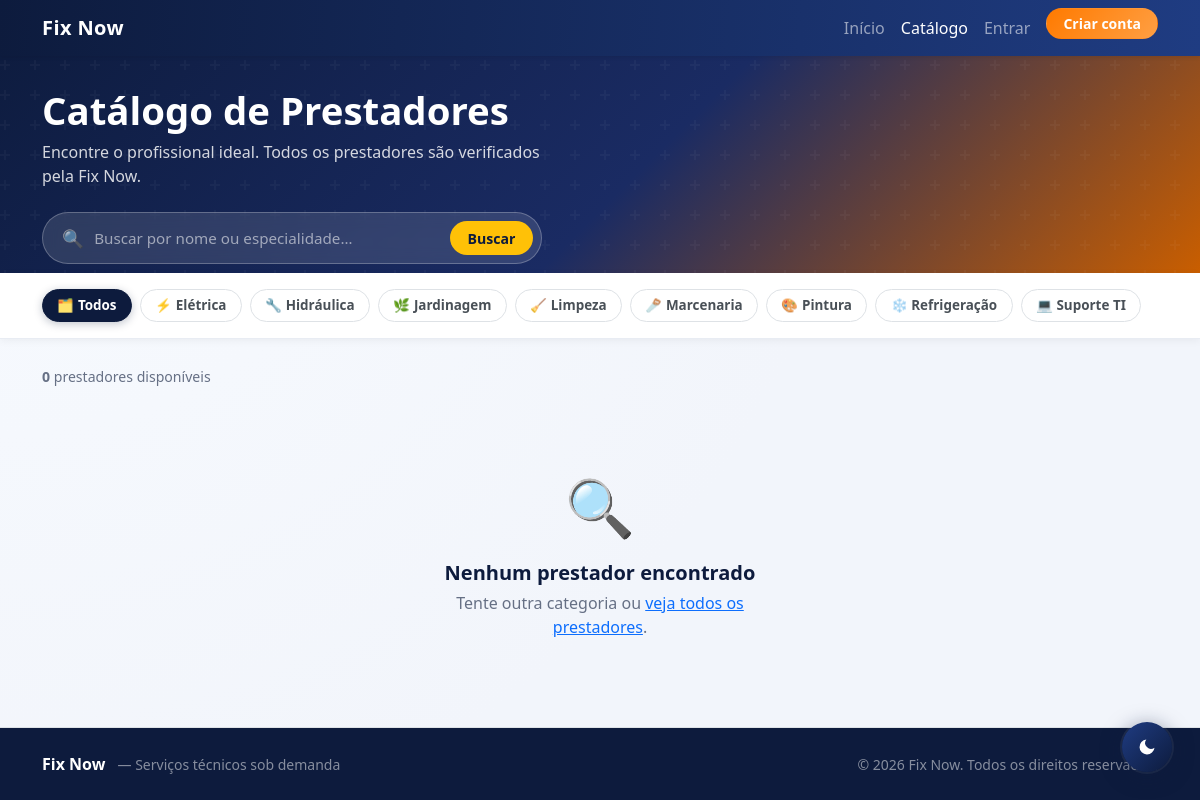
The app's page /view/catalogo.php with its own data.
### tables this page shows
CREATE TABLE IF NOT EXISTS categoria (
  id        INT AUTO_INCREMENT PRIMARY KEY,
  nome      VARCHAR(100) NOT NULL UNIQUE,
  descricao VARCHAR(255) NULL,
  ativo     TINYINT(1)   NOT NULL DEFAULT 1,
  criado_em TIMESTAMP DEFAULT CURRENT_TIMESTAMP,
  admin_id  INT NULL,
  CONSTRAINT fk_categoria_admin FOREIGN KEY (admin_id) REFERENCES admin(id) ON DELETE SET NULL
);

### model/dao/Conexao.php (called while the page is built)
<?php
class Conexao
{
    private static ?PDO $instancia = null;
    public static function getConexao(): PDO
    {
        if (self::$instancia === null) {
            $host   = 'localhost';
            $port   = 3306;
            $dbname = 'tcc';
            $user   = 'root';
            $pass   = '';
            self::$instancia = new PDO(
                "mysql:host={$host};port={$port};dbname={$dbname};charset=utf8mb4",
                $user,
                $pass,
                [
                    PDO::ATTR_ERRMODE            => PDO::ERRMODE_EXCEPTION,
                    PDO::ATTR_DEFAULT_FETCH_MODE => PDO::FETCH_ASSOC,
                    PDO::ATTR_EMULATE_PREPARES   => false,
                ]
            );
        }
        return self::$instancia;
    }
}

### controller/CatalogoControl.php (called while the page is built, shortened)
<?php
require_once __DIR__ . '/../model/dao/CategoriaDAO.php';
require_once __DIR__ . '/../model/dao/Conexao.php';
class CatalogoControl
{
    private CategoriaDAO $categoriaDAO;
    public function __construct()
    {
        $this->categoriaDAO = new CategoriaDAO();
    }
    public function processar(): void
    {
        $this->filtroCategoria = trim($_GET['categoria'] ?? '');
        $this->categorias      = $this->categoriaDAO->listarAtivas();
    }
    private function carregarPrestadores(): void
    {
        $agrupado = [];
        $this->prestadores = array_values($agrupado);
    }
}

### model/dao/CategoriaDAO.php (called while the page is built, shortened)
<?php
require_once __DIR__ . '/Conexao.php';
class CategoriaDAO
{
    private PDO $pdo;
    public function __construct()
    {
        $this->pdo = Conexao::getConexao();
    }
    public function listarAtivas(): array
    {
        return $this->pdo->query("SELECT * FROM categoria WHERE ativo=1 ORDER BY nome ASC")->fetchAll();
    }
}

### view/catalogo.php (the view, shortened to what this page needs)
<?php
require_once __DIR__ . '/../controller/CatalogoControl.php';
$ctrl = new CatalogoControl();
$ctrl->processar();
$prestadores     = $ctrl->prestadores;
$categorias      = $ctrl->categorias;
$filtroCategoria = $ctrl->filtroCategoria;
$_urlInicio = '../index.php';
$catIcons = [
    'Suporte TI'  => '💻',
    'Elétrica'    => '⚡',
    'Hidráulica'  => '🔧',
    'Pintura'     => '🎨',
    'Marcenaria'  => '🪚',
    'Jardinagem'  => '🌿',
    'Limpeza'     => '🧹',
    'Refrigeração'=> '❄️',
];
?>
<!DOCTYPE html>
<html lang="pt-BR">
<head>
  <link href="https://cdn.jsdelivr.net/npm/bootstrap@5.3.3/dist/css/bootstrap.min.css" rel="stylesheet">
  <link href="../assets/css/style.css" rel="stylesheet">
</head>
<body>
<nav class="navbar navbar-expand-lg navbar-dark bg-primary fixed-top shadow-sm">
  <div class="container">
    <a class="navbar-brand fw-bold" href="<?= $_urlInicio ?>">Fix Now</a>
    <div class="collapse navbar-collapse" id="menu">
      <ul class="navbar-nav ms-auto">
        <li class="nav-item"><a class="nav-link" href="<?= $_urlInicio ?>">Início</a></li>
        <li class="nav-item"><a class="nav-link active" href="catalogo.php">Catálogo</a></li>
        <?php if (isset($_SESSION['cliente_id'])): ?>
          <li class="nav-item"><a class="nav-link" href="dashboardCliente.php">Dashboard</a></li>
        <?php else: ?>
          <li class="nav-item"><a class="nav-link" href="login.php">Entrar</a></li>
          <li class="nav-item ms-lg-2">
            <a class="btn btn-sm btn-warning fw-semibold px-3" href="cadastrarCliente.php">Criar conta</a>
          </li>
        <?php endif; ?>
      </ul>
    </div>
  </div>
</nav>
<section class="catalogo-hero">
  <div class="container" style="position:relative;z-index:1;">
    <h1>Catálogo de Prestadores</h1>
    <p class="mt-2 mb-4">Encontre o profissional ideal. Todos os prestadores são verificados pela Fix Now.</p>
    <div class="hero-search">
      <span style="font-size:1.1rem;opacity:.7;">🔍</span>
      <input type="text" id="buscaNome" placeholder="Buscar por nome ou especialidade…" autocomplete="off">
      <button type="button" onclick="document.getElementById('buscaNome').focus()">Buscar</button>
    </div>
  </div>
</section>
<div class="filtros-bar">
  <div class="container">
    <div class="d-flex flex-wrap align-items-center gap-2">
      <a href="catalogo.php" class="btn-cat <?= !$filtroCategoria ? 'ativo' : '' ?>">🗂 Todos</a>
      <?php foreach ($categorias as $cat):
        $ico = $catIcons[$cat['nome']] ?? '🔩';
      ?>
        <a href="catalogo.php?categoria=<?= urlencode($cat['nome']) ?>"
           class="btn-cat <?= $filtroCategoria === $cat['nome'] ? 'ativo' : '' ?>">
          <?= $ico ?> <?= htmlspecialchars($cat['nome']) ?>
        </a>
      <?php endforeach; ?>
    </div>
  </div>
</div>
<main class="container py-4">
  <div class="resultado-count" id="resultadoCount">
    <?php
      $total = count($prestadores);
      echo $filtroCategoria
        ? "<strong>{$total}</strong> prestador" . ($total !== 1 ? 'es' : '') . " em <em>" . htmlspecialchars($filtroCategoria) . "</em>"
        : "<strong>{$total}</strong> prestador" . ($total !== 1 ? 'es' : '') . " disponíve" . ($total !== 1 ? 'is' : 'l');
    ?>
  </div>
  <?php if (!$prestadores): ?>
    <div class="empty-state">
      <div class="icone-empty">🔍</div>
      <h5>Nenhum prestador encontrado</h5>
      <p>Tente outra categoria ou <a href="catalogo.php" class="text-primary">veja todos os prestadores</a>.</p>
    </div>
  <?php endif; ?>
</main>
<?php require_once __DIR__ . '/../includes/footer.php'; ?>
</body>
</html>

### includes/footer.php
<footer class="mt-auto py-4 border-top" style="background:var(--fix-blue)">
  <div class="container">
    <div class="row align-items-center g-2">
      <div class="col-sm-6">
        <span class="fw-bold text-white fs-6">Fix Now</span>
        <span class="text-white-50 small ms-2">— Serviços técnicos sob demanda</span>
      </div>
      <div class="col-sm-6 text-sm-end">
        <small class="text-white-50">&copy; <?php echo date('Y'); ?> Fix Now. Todos os direitos reservados.</small>
      </div>
    </div>
  </div>
</footer>

### assets/css/style.css (style rules this page uses)
:root { --fix-blue: #0d1b3d; --fix-blue-soft: #1f3c82; --fix-orange: #ff7a00; --fix-orange-soft: #ff9f43; --fix-bg: #f2f5fb; --fix-card: #ffffff; --fix-text: #1f2937; --fix-muted: #677489; --fix-shadow: 0 14px 32px rgba(15, 37, 84, 0.1); --fix-radius: 1rem; }
html, body { height: 100%; }
body { min-height: 100vh; display: flex; flex-direction: column; background: radial-gradient(circle at top left, #f8fbff, var(--fix-bg) 60%); color: var(--fix-text); }
main { flex: 1 0 auto; }
.bg-primary, .table-primary { background-color: var(--fix-blue) !important; }
.btn-warning { background: linear-gradient(130deg, var(--fix-orange), var(--fix-orange-soft)); border-color: transparent; color: #fff; }
.btn, .form-control, .form-select, .card { border-radius: var(--fix-radius); transition: all 0.22s ease; }
.navbar { background: linear-gradient(95deg, var(--fix-blue), var(--fix-blue-soft)) !important; }
.navbar-brand { letter-spacing: 0.4px; }
.navbar .container { gap: 0.6rem; }
footer { flex-shrink: 0; margin-top: auto; background: #0b142d; }

### view/catalogo.php (style rules this page uses)
.catalogo-hero { background: linear-gradient(135deg, #0d1b3d 0%, #1a2b63 55%, #c95e00 100%); padding: 5.5rem 0 3rem; color: #fff; position: relative; overflow: hidden; }
.catalogo-hero::before { content: ''; position: absolute; inset: 0; }
.catalogo-hero h1 { font-size: clamp(1.6rem, 4vw, 2.4rem); font-weight: 800; line-height: 1.15; }
.catalogo-hero p { color: rgba(255,255,255,.82); max-width: 520px; }
.hero-search { background: rgba(255,255,255,.12); border: 1.5px solid rgba(255,255,255,.25); border-radius: 50px; padding: .5rem .5rem .5rem 1.2rem; display: flex; align-items: center; gap: .5rem; max-width: 500px; width: 100%; backdrop-filter: blur(8px); }
.hero-search input { background: transparent; border: none; outline: none; color: #fff; font-size: .95rem; flex: 1; }
.hero-search input::placeholder { color: rgba(255,255,255,.55); }
.hero-search button { background: #ffc107; border: none; border-radius: 50px; padding: .4rem 1.1rem; font-weight: 700; font-size: .88rem; color: #0d1b3d; white-space: nowrap; cursor: pointer; }
.filtros-bar { background: #fff; border-bottom: 1px solid #e8ecf3; padding: 1rem 0; position: sticky; top: 56px; z-index: 100; box-shadow: 0 2px 8px rgba(0,0,0,.05); }
.btn-cat { border-radius: 50px; padding: .32rem .9rem; font-size: .84rem; font-weight: 600; border: 1.5px solid #dee2e6; background: #fff; color: #495057; text-decoration: none; transition: all .18s; display: inline-flex; align-items: center; gap: .3rem; white-space: nowrap; }
.btn-cat:hover, .btn-cat.ativo { background: #0d1b3d; border-color: #0d1b3d; color: #fff; }
.btn-cat.ativo { box-shadow: 0 2px 8px rgba(13,27,61,.25); }
.empty-state { text-align: center; padding: 4rem 1rem; }
.empty-state .icone-empty { font-size: 3.5rem; margin-bottom: .8rem; }
.empty-state h5 { font-weight: 700; color: #0d1b3d; margin-bottom: .4rem; }
.empty-state p { color: #667085; max-width: 340px; margin: 0 auto; }
.resultado-count { font-size: .88rem; color: #667085; padding: .2rem 0 .8rem; }

### records on screen
categoria: nome "⚡", nome "Elétrica"
categoria: nome "🔧", nome "Hidráulica"
categoria: nome "🌿", nome "Jardinagem"
categoria: nome "🧹", nome "Limpeza"
categoria: nome "🪚", nome "Marcenaria"
categoria: nome "🎨", nome "Pintura"
categoria: nome "❄️", nome "Refrigeração"
categoria: nome "💻", nome "Suporte TI"

### other values on screen
$total "0"
